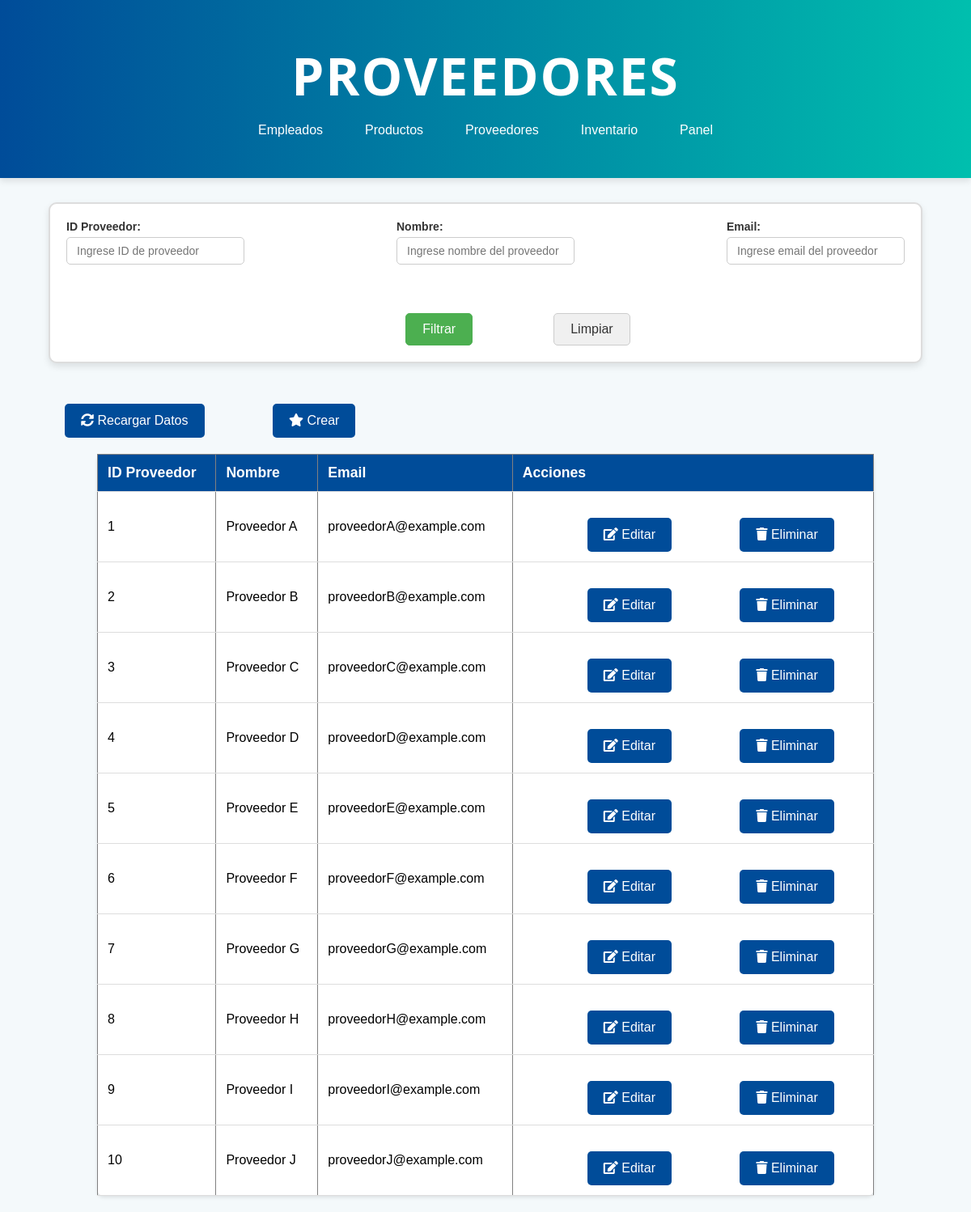
Screenshot of /proveedor.php with the database file from the repository.
### tables this page shows
CREATE TABLE `proveedor` (
  `idProveedor` int(11) NOT NULL,
  `nombre` varchar(255) NOT NULL,
  `email` varchar(255) NOT NULL,
  `eliminado` int(11) NOT NULL DEFAULT 0
);

### proveedor.php (the view, shortened to what this page needs)
<!DOCTYPE html>
<html lang="es">
<head>
    <link rel="stylesheet" href="css/stylesListas.css">
    <link rel="stylesheet" href="https://cdnjs.cloudflare.com/ajax/libs/font-awesome/5.15.3/css/all.min.css">
</head>
<body>
    <header class="header">
        <h1>Proveedores</h1>
        <nav>
        <ul>
            <li><a href="empleado.php">Empleados</a></li>
            <li><a href="producto.php">Productos</a></li>
            <li><a href="proveedor.php">Proveedores</a></li>
            <li><a href="inventario.php">Inventario</a></li>
            <li><a href="administrador.php">Panel</a></li>
        </ul>
        </nav>
    </header>
    <form method="GET" action="">
        <div class="contenedor-filtros">
            <div class="formulario-filtros">
                <div class="filtro">
                    <label for="idProveedor">ID Proveedor:</label>
                    <input type="text" name="idProveedor" id="idProveedor" placeholder="Ingrese ID de proveedor" value="<?= isset($_GET['idProveedor']) ? htmlspecialchars($_GET['idProveedor']) : '' ?>">
                </div>
                <div class="filtro">
                    <label for="nombre">Nombre:</label>
                    <input type="text" name="nombre" id="nombre" placeholder="Ingrese nombre del proveedor" value="<?= isset($_GET['nombre']) ? htmlspecialchars($_GET['nombre']) : '' ?>">
                </div>
                <div class="filtro">
                    <label for="email">Email:</label>
                    <input type="email" name="email" id="email" placeholder="Ingrese email del proveedor" value="<?= isset($_GET['email']) ? htmlspecialchars($_GET['email']) : '' ?>">
                </div>
            </div>
            <div class="botones">
                <button type="submit">Filtrar</button>
                <button type="reset" onclick="resetForm()">Limpiar</button>
            </div>
        </div>
    </form>
    <button onclick="recargarDatos()">
        <i class="fas fa-sync-alt"></i> Recargar Datos
    </button>
    <button class='crear' onclick="window.location.href='crearProveedor.php'">
        <i class='fas fa-star'></i> Crear
    </button>
    <table border="1">
        <thead>
            <tr>
                <th>ID Proveedor</th>
                <th>Nombre</th>
                <th>Email</th>
                <th>Acciones</th>
            </tr>
        </thead>
        <tbody id="datosProveedor">
            <?php
            $servername = "localhost";
            $username = "root";
            $password = "";
            $dbname = "drogueriasconfe";
            $conn = new mysqli($servername, $username, $password, $dbname);
            $sql = "SELECT idProveedor, nombre, email FROM proveedor WHERE eliminado = 0";
            $result = $conn->query($sql);
            if ($result->num_rows > 0) {
                while ($row = $result->fetch_assoc()) {
                    echo "<tr>
                            <td>" . $row['idProveedor'] . "</td>
                            <td>" . $row['nombre'] . "</td>
                            <td>" . $row['email'] . "</td>
                            <td>
                                <button onclick='editarProveedor(" . $row['idProveedor'] . ")'>
                                    <i class='fas fa-edit'></i> Editar
                                </button>
                                <button onclick='eliminarProveedor(" . $row['idProveedor'] . ")'>
                                    <i class='fas fa-trash'></i> Eliminar
                                </button>
                            </td>
                          </tr>";
                }
            } else {
                echo "<tr><td colspan='4'>No se encontraron proveedores</td></tr>";
            }
            ?>
        </tbody>
    </table>
</body>
</html>

### css/stylesListas.css (style rules this page uses)
* { box-sizing: border-box; margin: 0; padding: 0; }
body { font-family: Arial, sans-serif; background-color: #f4f9fb; }
header { background: linear-gradient(to right, #004c99, #00bfae); color: white; text-align: center; padding: 50px 20px; box-shadow: 0 4px 8px rgba(0, 0, 0, 0.1); }
header h1 { font-size: 4em; font-family: 'Segoe UI', Tahoma, Geneva, Verdana, sans-serif; font-weight: 700; margin-bottom: 15px; letter-spacing: 2px; text-transform: uppercase; }
nav ul { display: flex; justify-content: center; list-style: none; }
nav ul li { margin: 0 10px; }
nav ul li a { color: #fff; text-decoration: none; padding: 0.5rem 1rem; border-radius: 5px; transition: background-color 0.3s ease; }
table { width: 80%; margin: 20px auto; border-collapse: collapse; background-color: white; box-shadow: 0 2px 4px rgba(0, 0, 0, 0.1); border-radius: 8px; }
th, td { padding: 12px; text-align: left; border-bottom: 1px solid #ddd; }
th { background-color: #004c99; color: white; font-size: 1.1em; }
button { background-color: #004c99; color: white; padding: 12px 20px; border: none; border-radius: 5px; font-size: 1em; cursor: pointer; transition: background-color 0.3s ease; margin-top: 20px; margin-left: 80px; }
.contenedor-filtros { width: 95%; display: flex; flex-direction: column; align-items: center; border: 2px solid #ddd; border-radius: 10px; padding: 20px; box-shadow: 0px 4px 8px rgba(0, 0, 0, 0.1); background-color: #fff; margin: 30px auto; }
.formulario-filtros { display: flex; flex-wrap: wrap; justify-content: space-between; gap: 10px; margin-bottom: 20px; width: 100%; }
.filtro { display: flex; flex-direction: column; width: 220px; min-width: 220px; }
.filtro input { width: 100%; }
.contenedor-filtros { width: 90%; display: flex; flex-direction: column; align-items: center; border: 2px solid #ddd; border-radius: 10px; padding: 20px; box-shadow: 0px 4px 8px rgba(0, 0, 0, 0.1); background-color: #fff; margin: 30px auto; }
.botones { margin-top: 20px; display: flex; justify-content: center; gap: 20px; }
.botones button[type="submit"] { background-color: #4CAF50; color: white; padding: 10px 20px; border: 1px solid #4CAF50; border-radius: 5px; font-size: 16px; cursor: pointer; transition: background-color 0.3s ease; }
.botones button[type="reset"] { background-color: #f0f0f0; color: #333; padding: 10px 20px; border: 1px solid #ccc; border-radius: 5px; font-size: 16px; cursor: pointer; transition: background-color 0.3s ease; }
.filtro label { font-size: 14px; font-weight: bold; color: #333; margin-bottom: 5px; display: block; }
.filtro input { padding: 8px 12px; font-size: 14px; border: 1px solid #ccc; border-radius: 5px; width: 100%; box-sizing: border-box; transition: border-color 0.3s ease; }
.filtro input[type="email"] { padding: 8px 12px; border-radius: 5px; }

### rows the page displays
proveedor: idProveedor "1", nombre "Proveedor A", email "proveedorA@example.com"
proveedor: idProveedor "2", nombre "Proveedor B", email "proveedorB@example.com"
proveedor: idProveedor "3", nombre "Proveedor C", email "proveedorC@example.com"
proveedor: idProveedor "4", nombre "Proveedor D", email "proveedorD@example.com"
proveedor: idProveedor "5", nombre "Proveedor E", email "proveedorE@example.com"
proveedor: idProveedor "6", nombre "Proveedor F", email "proveedorF@example.com"
proveedor: idProveedor "7", nombre "Proveedor G", email "proveedorG@example.com"
proveedor: idProveedor "8", nombre "Proveedor H", email "proveedorH@example.com"
proveedor: idProveedor "9", nombre "Proveedor I", email "proveedorI@example.com"
proveedor: idProveedor "10", nombre "Proveedor J", email "proveedorJ@example.com"
